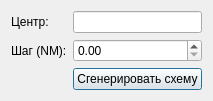
<?xml version="1.0" encoding="UTF-8"?>
<ui version="4.0">
 <class>SearchSchemeForm</class>
 <widget class="QDialog" name="SearchSchemeForm">
  <property name="windowTitle">
   <string>Схема поиска (расширяющийся квадрат)</string>
  </property>
  <layout class="QFormLayout">
   <item row="0" column="0">
    <widget class="QLabel">
     <property name="text">
      <string>Центр:</string>
     </property>
    </widget>
   </item>
   <item row="0" column="1">
    <widget class="QLineEdit" name="editCenter"/>
   </item>
   <item row="1" column="0">
    <widget class="QLabel">
     <property name="text">
      <string>Шаг (NM):</string>
     </property>
    </widget>
   </item>
   <item row="1" column="1">
    <widget class="QDoubleSpinBox" name="spinStep"/>
   </item>
   <item row="2" column="1">
    <widget class="QPushButton" name="buttonGenerate">
     <property name="text">
      <string>Сгенерировать схему</string>
     </property>
    </widget>
   </item>
  </layout>
 </widget>
 <resources/>
 <connections/>
</ui>
